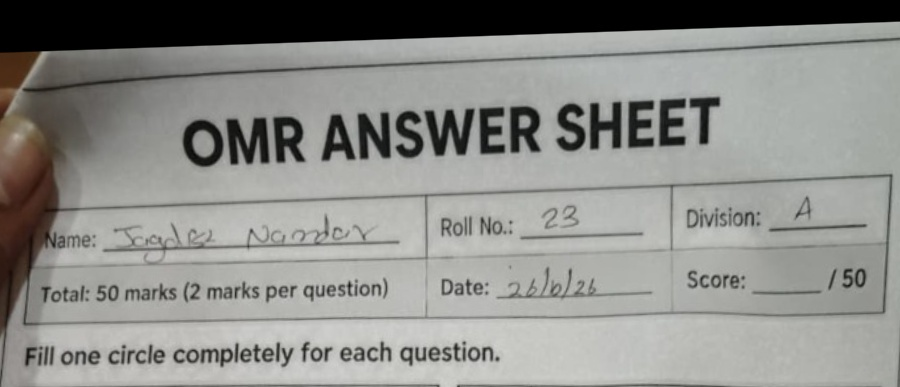
#> input picture diagnostic_crops/new_samples/sample_0_header.jpg, 900 x 387 px
$ python -i synthetic_generator.py   (imports and definitions only)
#> lines starting #> are read from the running program, lines starting #| are printed output that depends on the picture
#> further down, picture is the input picture: shape (387, 900, 3); mean B, G, R 137.4, 141.2, 140.8
### scanner/app/services/template_config.py
"""
OMR Template Configuration Generator and Loader.
Defines the single source of truth for the OMR sheet geometry,
ensuring PDF generation, CV scanning, and Frontend coordinate overlays
are 100% consistent.
"""

import json
import os
from pathlib import Path
from typing import Dict, Any, List

# Path to shared configuration file
ROOT_DIR = Path(__file__).resolve().parent.parent.parent.parent
CONFIG_PATH = ROOT_DIR / "shared" / "omr-template-config.json"


# [202 lines left out: functions generate_template_config, save_template_config, not called in this run]


def load_template_config(path: Path = CONFIG_PATH) -> Dict[str, Any]:
    """Loads template config from disk, generating it if it doesn't exist."""
    if not path.exists():
        save_template_config(path)
    with open(path, "r", encoding="utf-8") as f:
#> (reads shared/omr-template-config.json from the repository)
        return json.load(f)


# [3 lines that do not run on import are left out]

### scanner/app/services/synthetic_generator.py
"""
Synthetic OMR Sheet Image Generator.
Generates realistic canonical and photographed OMR sheet images
for unit testing, calibration, and pipeline verification.
"""

import math
import random
from typing import Dict, Any, List, Optional, Tuple, Union
import cv2
import numpy as np

from scanner.app.services.template_config import load_template_config


class SyntheticOMRGenerator:
    def __init__(self, config: Optional[Dict[str, Any]] = None):
        self.config = config or load_template_config()
        self.w = self.config["page"]["canonical_width_px"]
        self.h = self.config["page"]["canonical_height_px"]

    # [234 lines left out: functions generate_base_canonical_image, fill_bubble, generate_sheet_with_responses, not called in this run]

    @staticmethod
    def simulate_camera_capture(
        image: np.ndarray,
        rotation_deg: float = 0.0,
        tilt_x: float = 0.0,
        tilt_y: float = 0.0,
        lighting_gradient: bool = False,
        blur_kernel: int = 0,
        sensor_noise: bool = False,
        background_pad: int = 150,
    ) -> np.ndarray:
        """
        Simulates taking a smartphone photograph of the printed sheet resting on a desk.
        Adds background padding, perspective projection, rotation, shadows, blur, and sensor noise.
        """
#> called with rotation_deg = 0, tilt_x = 0, tilt_y = 0, lighting_gradient = False, blur_kernel = 0, sensor_noise = False, background_pad = 150
        h, w = image.shape[:2]
#> h = 387; w = 900

        # 1. Place the sheet onto a textured desktop surface
        pad = background_pad
        desk_w = w + pad * 2
#> desk_w = 1200
        desk_h = h + pad * 2
#> desk_h = 687
        # Wooden/gray desk background
        desk = np.full((desk_h, desk_w, 3), (180, 175, 170), dtype=np.uint8)
        # Add grain texture to desk
        desk_noise = np.random.randint(-15, 15, desk.shape, dtype=np.int16)
        desk = np.clip(desk.astype(np.int16) + desk_noise, 0, 255).astype(np.uint8)

        # Place the pristine white sheet in center
        desk[pad:pad + h, pad:pad + w] = image
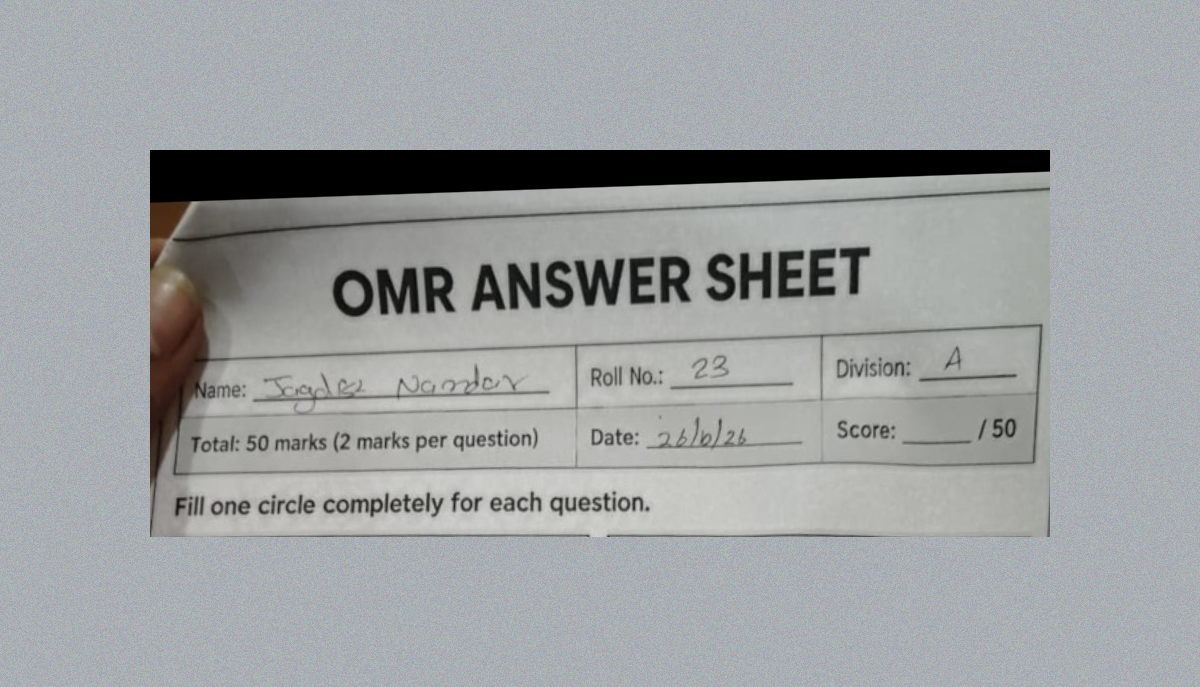
#> desk: shape (687, 1200, 3); mean B, G, R 161.7, 160.4, 157.4

        # 2. Perspective distortion (tilt & skew)
        src_pts = np.float32([
            [pad, pad],
            [pad + w, pad],
            [pad + w, pad + h],
            [pad, pad + h]
        ])

        # Compute warped destination points
        # tilt_x alters top width vs bottom width; tilt_y alters left height vs right height
        dx = tilt_x * 80.0
        dy = tilt_y * 80.0
        rot_rad = math.radians(rotation_deg)

        dst_pts = np.float32([
            [pad - dx, pad - dy],
            [pad + w + dx, pad + dy * 0.5],
            [pad + w - dx * 0.5, pad + h + dy],
            [pad + dx * 0.5, pad + h - dy * 0.5]
        ])

        # If rotation applied
        if abs(rotation_deg) > 0.001:
            center = (desk_w / 2.0, desk_h / 2.0)
            M_rot = cv2.getRotationMatrix2D(center, rotation_deg, 1.0)
            desk = cv2.warpAffine(desk, M_rot, (desk_w, desk_h), borderValue=(170, 165, 160))
        else:
            H = cv2.getPerspectiveTransform(src_pts, dst_pts)
#> H = [[1, 0, 0], [0, 1, 0], [0, 0, 1]]
            desk = cv2.warpPerspective(desk, H, (desk_w, desk_h), borderValue=(170, 165, 160))

        result = desk

        # 3. Lighting gradient / shadow simulation
        if lighting_gradient:
            # Gradient mask simulating an overhead light source with falloff
            X, Y = np.meshgrid(np.linspace(0, 1, desk_w), np.linspace(0, 1, desk_h))
            # Diagonal light: brightest at top-left, darkest at bottom-right
            gradient = 0.65 + 0.45 * (1.0 - (0.6 * X + 0.4 * Y))
            gradient = np.expand_dims(gradient, axis=2)
            result = np.clip(result.astype(np.float32) * gradient, 0, 255).astype(np.uint8)

        # 4. Blur simulation (camera focus blur or mild motion blur)
        if blur_kernel > 0:
            if blur_kernel % 2 == 0:
                blur_kernel += 1
            result = cv2.GaussianBlur(result, (blur_kernel, blur_kernel), 0)

        # 5. Sensor noise simulation
        if sensor_noise:
            noise = np.random.normal(0, 4.0, result.shape).astype(np.float32)
            result = np.clip(result.astype(np.float32) + noise, 0, 255).astype(np.uint8)

        return result


# [17 lines not run here, left out]

>>> import cv2
>>> picture = cv2.imread('../../../diagnostic_crops/new_samples/sample_0_header.jpg')
>>> result = SyntheticOMRGenerator().simulate_camera_capture(picture)
